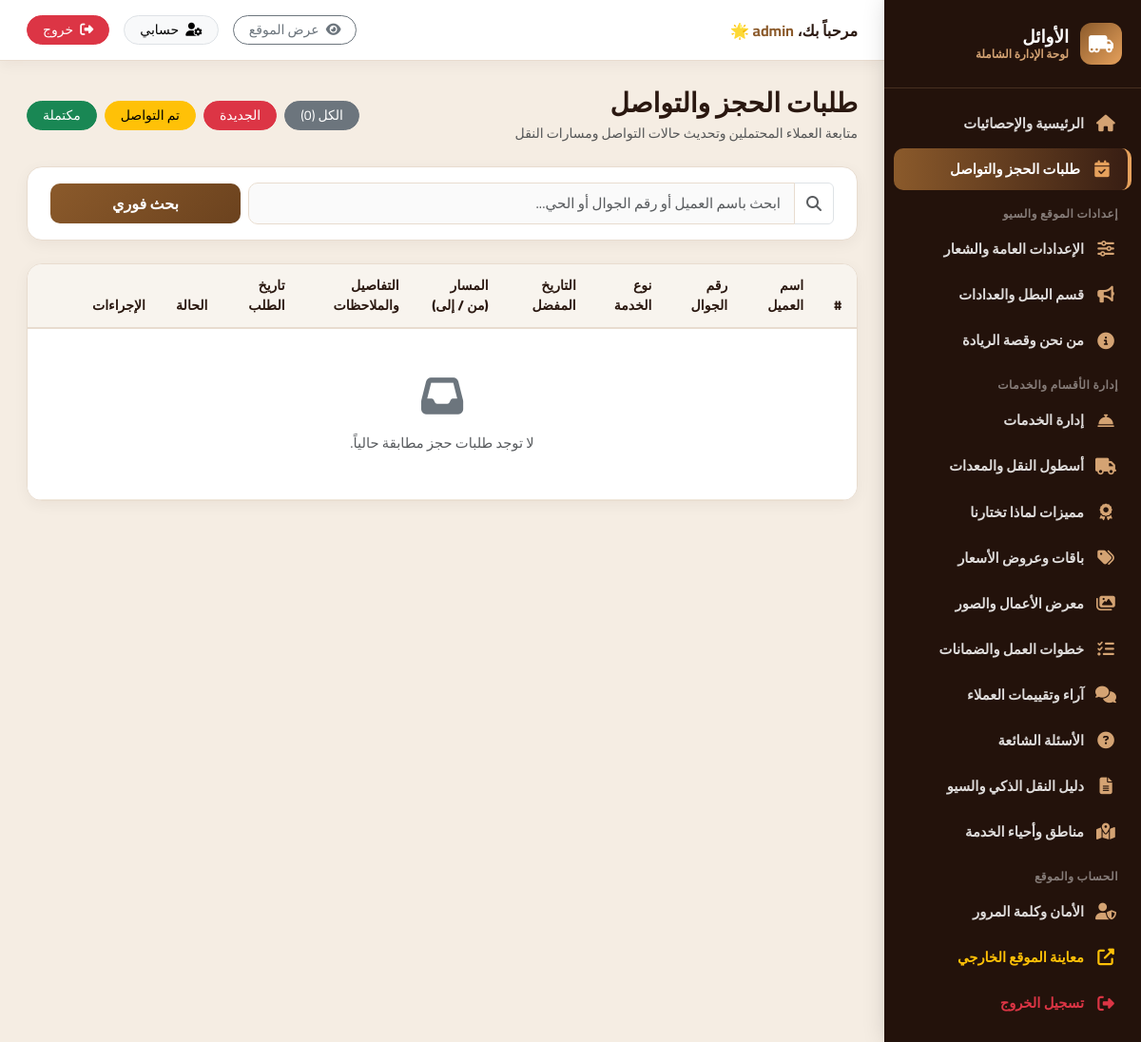
The app's page /admin/bookings.php (signed in), older data.
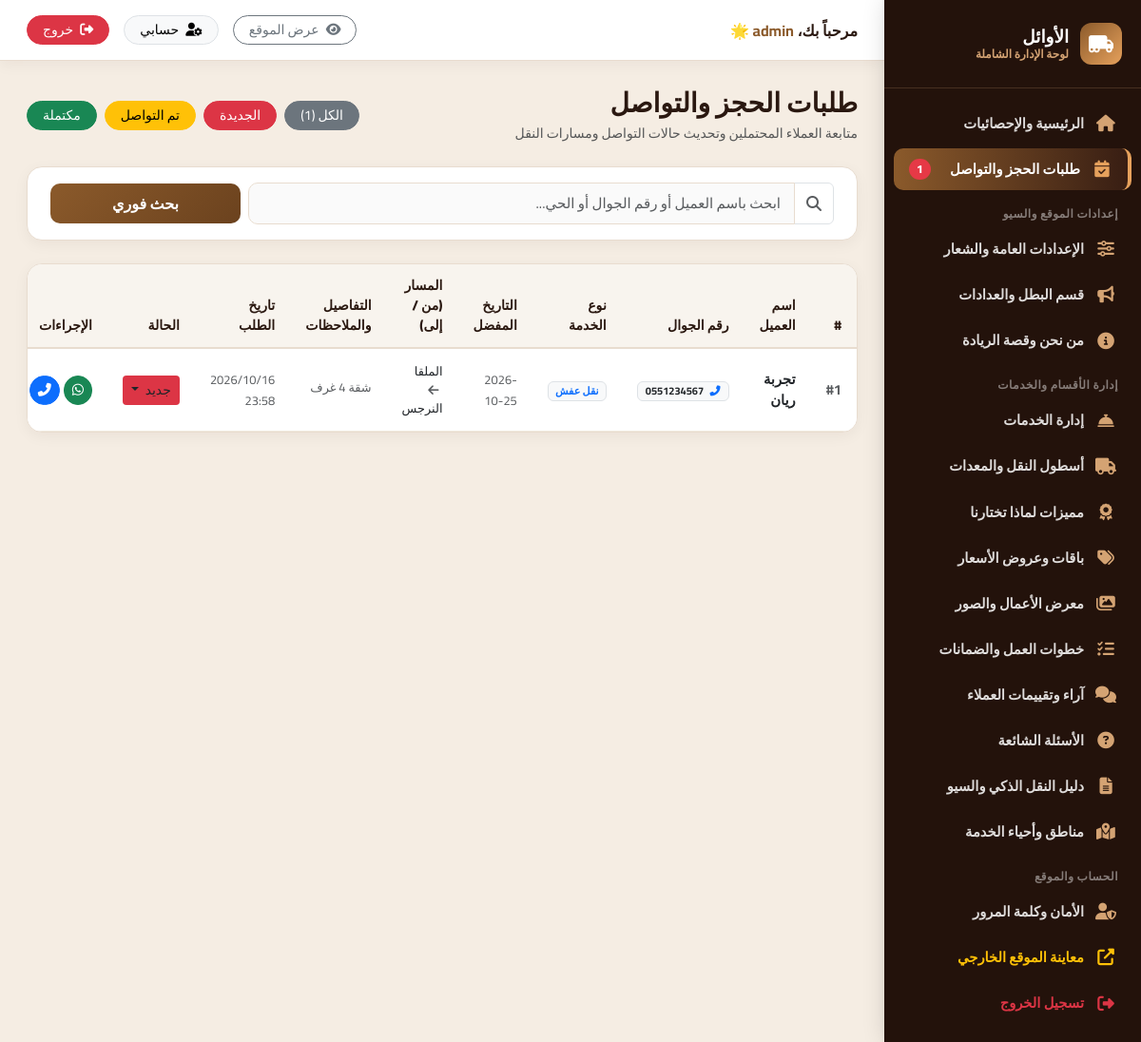
The same page, newer data.
### tables this page shows
CREATE TABLE bookings (
  id INTEGER PRIMARY KEY AUTOINCREMENT,
  client_name TEXT NOT NULL,
  phone TEXT NOT NULL,
  service_type TEXT,
  moving_date TEXT,
  from_area TEXT,
  to_area TEXT,
  details TEXT,
  status TEXT DEFAULT 'new',
  created_at DATETIME DEFAULT CURRENT_TIMESTAMP
);

### includes/functions.php (called while the page is built, shortened)
<?php
function get_all_settings() {
    return $GLOBALS['_cached_settings'];
}
function get_setting($key, $default = '') {
    $settings = get_all_settings();
    return isset($settings[$key]) && $settings[$key] !== '' ? $settings[$key] : $default;
}
function format_whatsapp_link($phone, $message = '') {
    $clean = preg_replace('/[^0-9]/', '', (string)$phone);
    if (strpos($clean, '05') === 0) {
        $clean = '966' . substr($clean, 1);
    } elseif (strpos($clean, '5') === 0 && strlen($clean) == 9) {
        $clean = '966' . $clean;
    }
    $url = "https://wa.me/" . $clean;
    if (!empty($message)) {
        $url .= "?text=" . urlencode($message);
    }
    return $url;
}

### admin/bookings.php (the view, shortened to what the rows shown need)
<?php
require_once __DIR__ . '/includes/admin_header.php';
$sql = "SELECT * FROM bookings WHERE 1=1";
$params = [];
$sql .= " ORDER BY id DESC";
$stmt = $pdo->prepare($sql);
$stmt->execute($params);
$bookings = $stmt->fetchAll();
?>
<div class="content-card">
  <div class="content-card-body p-0">
    <div class="table-responsive">
      <table class="table table-hover align-middle mb-0">
        <thead>
          <tr>
            <th>#</th>
            <th>اسم العميل</th>
            <th>رقم الجوال</th>
            <th>نوع الخدمة</th>
            <th>التاريخ المفضل</th>
            <th>المسار (من / إلى)</th>
            <th>التفاصيل والملاحظات</th>
            <th>تاريخ الطلب</th>
            <th>الحالة</th>
            <th width="140">الإجراءات</th>
          </tr>
        </thead>
        <tbody>
          <?php if (empty($bookings)): ?>
            <tr>
              <td colspan="10" class="text-center py-5 text-muted">
                <i class="fas fa-inbox fa-3x d-block mb-3 text-secondary"></i>
                لا توجد طلبات حجز مطابقة حالياً.
              </td>
            </tr>
          <?php else: ?>
            <?php foreach ($bookings as $b):
              $status_map = [
                'new'       => ['text' => 'جديد', 'class' => 'bg-danger'],
                'contacted' => ['text' => 'تم التواصل', 'class' => 'bg-warning text-dark'],
                'completed' => ['text' => 'مكتمل', 'class' => 'bg-success'],
                'cancelled' => ['text' => 'ملغي', 'class' => 'bg-secondary']
              ];
              $st = $status_map[$b['status']] ?? ['text' => $b['status'], 'class' => 'bg-info'];
            ?>
            <tr>
              <td><span class="fw-bold text-muted">#<?= $b['id'] ?></span></td>
              <td><strong class="text-dark"><?= htmlspecialchars($b['client_name']) ?></strong></td>
              <td>
                <a href="tel:<?= htmlspecialchars($b['phone']) ?>" class="badge bg-light text-dark border text-decoration-none px-2 py-1">
                  <i class="fas fa-phone-alt text-primary me-1"></i> <?= htmlspecialchars($b['phone']) ?>
                </a>
              </td>
              <td><span class="badge bg-light text-primary border"><?= htmlspecialchars($b['service_type'] ?: 'نقل عام') ?></span></td>
              <td><small class="text-muted"><?= htmlspecialchars($b['moving_date'] ?: 'غير محدد') ?></small></td>
              <td>
                <small class="d-block text-dark">
                  <?= htmlspecialchars($b['from_area'] ?: '—') ?>
                  <i class="fas fa-arrow-left text-muted mx-1"></i>
                  <?= htmlspecialchars($b['to_area'] ?: '—') ?>
                </small>
              </td>
              <td>
                <small class="text-muted text-truncate d-inline-block" style="max-width:200px;" title="<?= htmlspecialchars($b['details'] ?: '') ?>">
                  <?= htmlspecialchars($b['details'] ?: 'لا توجد ملاحظات') ?>
                </small>
              </td>
              <td><small class="text-muted"><?= date('Y/m/d H:i', strtotime($b['created_at'])) ?></small></td>
              <td>
                <div class="dropdown">
                  <button class="btn btn-sm <?= $st['class'] ?> dropdown-toggle" type="button" data-bs-toggle="dropdown">
                    <?= $st['text'] ?>
                  </button>
                </div>
              </td>
              <td>
                <div class="d-flex gap-1">
                  <a href="<?= htmlspecialchars(format_whatsapp_link($b['phone'], 'مرحباً ' . $b['client_name'] . '، نتواصل معك بخصوص طلبك لنقل العفش من ' . $site_short_name)) ?>" class="btn btn-sm btn-success rounded-pill" target="_blank" title="محادثة واتساب">
                    <i class="fab fa-whatsapp"></i>
                  </a>
                  <a href="tel:<?= htmlspecialchars($b['phone']) ?>" class="btn btn-sm btn-primary rounded-pill" title="اتصال مباشر">
                    <i class="fas fa-phone-alt"></i>
                  </a>
                </div>
              </td>
            </tr>
            <?php endforeach; ?>
          <?php endif; ?>
        </tbody>
      </table>
    </div>
  </div>
</div>
<?php require_once __DIR__ . '/includes/admin_footer.php'; ?>

Row changes from the older to the newer data that the page shows:
added bookings: id "1", client_name "تجربة ريان", phone "0551234567", service_type "نقل عفش", moving_date "2026-10-25", from_area "الملقا", to_area "النرجس", details "شقة 4 غرف", created_at "2026/10/16 23:58", status "جديد"
Text that changed along with them:
$new_bookings_count: (not shown) → "1"
count($bookings): "0" → "1"
text no longer shown: "لا توجد طلبات حجز مطابقة حالياً."
